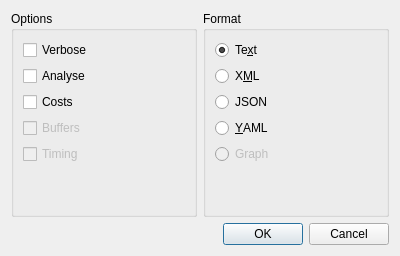
<?xml version="1.0" encoding="UTF-8"?>
<ui version="4.0">
 <class>DlgExplain</class>
 <widget class="QDialog" name="DlgExplain">
  <property name="geometry">
   <rect>
    <x>0</x>
    <y>0</y>
    <width>400</width>
    <height>256</height>
   </rect>
  </property>
  <property name="windowTitle">
   <string>Explain</string>
  </property>
  <layout class="QVBoxLayout" name="verticalLayout_3">
   <item>
    <layout class="QHBoxLayout" name="horizontalLayout">
     <item>
      <widget class="QGroupBox" name="groupBox">
       <property name="title">
        <string>Options</string>
       </property>
       <layout class="QVBoxLayout" name="verticalLayout">
        <item>
         <widget class="QCheckBox" name="ck_verbose">
          <property name="text">
           <string>Verbose</string>
          </property>
         </widget>
        </item>
        <item>
         <widget class="QCheckBox" name="ck_analyse">
          <property name="text">
           <string>Analyse</string>
          </property>
         </widget>
        </item>
        <item>
         <widget class="QCheckBox" name="ck_costs">
          <property name="text">
           <string>Costs</string>
          </property>
         </widget>
        </item>
        <item>
         <widget class="QCheckBox" name="ck_buffers">
          <property name="enabled">
           <bool>false</bool>
          </property>
          <property name="text">
           <string>Buffers</string>
          </property>
         </widget>
        </item>
        <item>
         <widget class="QCheckBox" name="ck_timing">
          <property name="enabled">
           <bool>false</bool>
          </property>
          <property name="text">
           <string>Timing</string>
          </property>
         </widget>
        </item>
        <item>
         <spacer name="verticalSpacer_2">
          <property name="orientation">
           <enum>Qt::Vertical</enum>
          </property>
          <property name="sizeHint" stdset="0">
           <size>
            <width>20</width>
            <height>40</height>
           </size>
          </property>
         </spacer>
        </item>
       </layout>
      </widget>
     </item>
     <item>
      <widget class="QGroupBox" name="groupBox_2">
       <property name="title">
        <string>Format</string>
       </property>
       <layout class="QVBoxLayout" name="verticalLayout_2">
        <item>
         <widget class="QRadioButton" name="rb_text">
          <property name="text">
           <string>Te&amp;xt</string>
          </property>
          <property name="checked">
           <bool>true</bool>
          </property>
         </widget>
        </item>
        <item>
         <widget class="QRadioButton" name="rb_xml">
          <property name="text">
           <string>X&amp;ML</string>
          </property>
         </widget>
        </item>
        <item>
         <widget class="QRadioButton" name="rb_json">
          <property name="text">
           <string>JSON</string>
          </property>
         </widget>
        </item>
        <item>
         <widget class="QRadioButton" name="rb_yaml">
          <property name="text">
           <string>&amp;YAML</string>
          </property>
         </widget>
        </item>
        <item>
         <widget class="QRadioButton" name="rb_graph">
          <property name="enabled">
           <bool>false</bool>
          </property>
          <property name="text">
           <string>Graph</string>
          </property>
         </widget>
        </item>
        <item>
         <spacer name="verticalSpacer">
          <property name="orientation">
           <enum>Qt::Vertical</enum>
          </property>
          <property name="sizeHint" stdset="0">
           <size>
            <width>20</width>
            <height>40</height>
           </size>
          </property>
         </spacer>
        </item>
       </layout>
      </widget>
     </item>
    </layout>
   </item>
   <item>
    <widget class="QDialogButtonBox" name="buttonBox">
     <property name="orientation">
      <enum>Qt::Horizontal</enum>
     </property>
     <property name="standardButtons">
      <set>QDialogButtonBox::Cancel|QDialogButtonBox::Ok</set>
     </property>
    </widget>
   </item>
  </layout>
 </widget>
 <resources/>
 <connections>
  <connection>
   <sender>buttonBox</sender>
   <signal>accepted()</signal>
   <receiver>DlgExplain</receiver>
   <slot>accept()</slot>
   <hints>
    <hint type="sourcelabel">
     <x>248</x>
     <y>254</y>
    </hint>
    <hint type="destinationlabel">
     <x>157</x>
     <y>274</y>
    </hint>
   </hints>
  </connection>
  <connection>
   <sender>buttonBox</sender>
   <signal>rejected()</signal>
   <receiver>DlgExplain</receiver>
   <slot>reject()</slot>
   <hints>
    <hint type="sourcelabel">
     <x>316</x>
     <y>260</y>
    </hint>
    <hint type="destinationlabel">
     <x>286</x>
     <y>274</y>
    </hint>
   </hints>
  </connection>
 </connections>
</ui>
